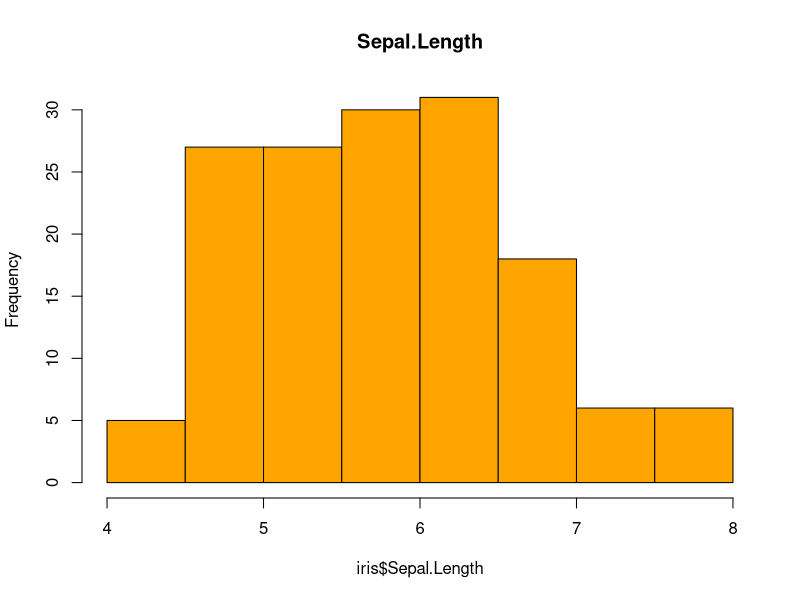

Generate this figure with R: (Note: this script raises an error after producing the figure.)
head(cars)
dist <- cars[,2]
dist
hist(iris$Sepal.Length,
     main = 'Sepal.Length',
     col='orange')
     
barplot(table(mcars$cyl),
        main='mtcars',
        col=c('red','green','blue'))

barplot(table(mtcars$gear),
        main='mtcars',
        col=rainbow(3),
        horiz=TRUE)

pie(table(mtcars$cyl),
    main='mtcars',
    col=topo.colors(3),
    radius = 2)

par(mfrow=c(1,1), mar=c(5,4,4,2)+.1)